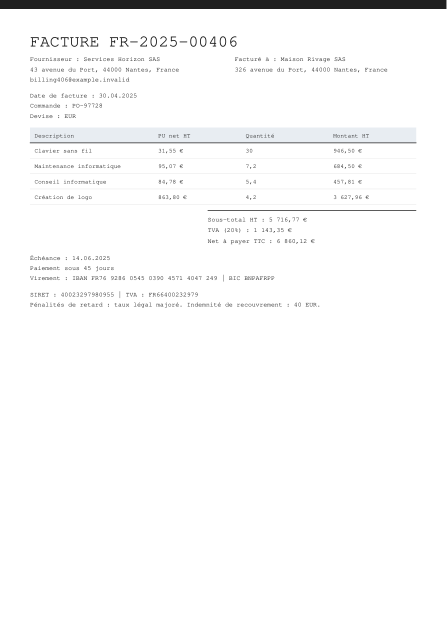
#> input picture app/examples/france.png, 893 x 1263 px (shown at 1/2 size)
$ python -i ocr_preprocessing.py   (imports and definitions only)
#> lines starting #> are read from the running program, lines starting #| are printed output that depends on the picture; after the words box and inside, x2 and y2 are one past the last pixel; in counts of white or black regions, pixels touching at a corner belong together
#> further down, picture is the input picture: PIL image 893x1263 RGB; mean R, G, B 249.2, 249.3, 249.4
"""Deterministic image transformations, with no invoice-specific values."""

import cv2
import numpy as np
from PIL import Image
from ocr_config import OCR_CONFIG

# [1 line not run here, left out]

def estimate_skew(image: Image.Image) -> float:
    gray = np.asarray(image.convert("L"))
    width = gray.shape[1]
#> width = 893
    if width > 1200:
        gray = cv2.resize(gray, (1200, round(gray.shape[0] * 1200 / width)))
    edges = cv2.Canny(gray, 50, 150)
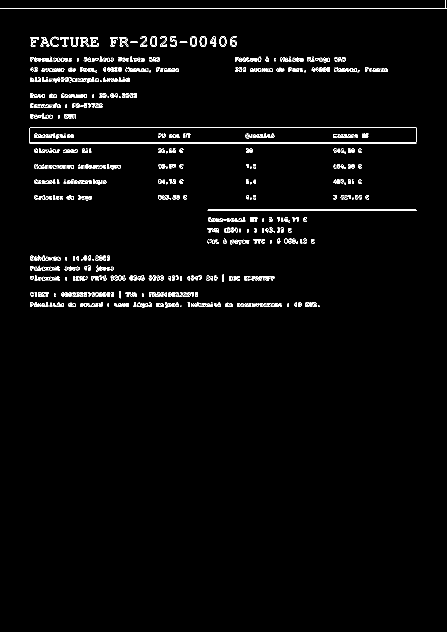
#> edges: shape (1263, 893) (shown at 1/2 size); 2% white in thin lines or dots, all inside (x1, y1, x2, y2) = (0, 0, 893, 616)
    lines = cv2.HoughLinesP(edges, 1, np.pi / 720, threshold=60,
                            minLineLength=max(50, gray.shape[1] // 7), maxLineGap=25)
#> lines = 114 rows, first 6: [61, 254, 830, 254], [0, 17, 892, 17], [59, 284, 832, 284], [59, 286, 832, 286], [415, 421, 832, 421], [416, 419, 831, 419]
    if lines is None:
        return 0.0
    angles = []
    for x1, y1, x2, y2 in lines[:, 0]:
        angle = float(np.degrees(np.arctan2(y2 - y1, x2 - x1)))
        if -5 <= angle <= 5:
            angles.append(angle)
#> this loop made 114 passes
#> (x1, y1, x2, y2, angle) on passes 1 to 12: (61, 254, 830, 254, 0), (0, 17, 892, 17, 0), (59, 284, 832, 284, 0), (59, 286, 832, 286, 0), (415, 421, 832, 421, 0), (416, 419, 831, 419, 0), (61, 613, 638, 613, 0), (64, 143, 357, 143, 0), (470, 116, 690, 116, 0), (61, 137, 356, 137, 0), (474, 140, 774, 138, -0.382), (470, 141, 774, 141, 0)
#> angle on passes 61 to 66: 0, 0, 0, 0.424, -2.2, -0.67
#> after the loop, angles = 114 values, max 2.25 at index 74, min -2.2 at index 64, mean -0.00242
    return float(np.median(angles)) if len(angles) >= 3 else 0.0


def deskew(image: Image.Image) -> tuple[Image.Image, float]:
    angle = estimate_skew(image)
#> angle = 0
    if abs(angle) < .15:
        return image.convert("L"), angle
    # Image coordinates grow downwards; PIL rotation uses the opposite convention.
    return image.convert("L").rotate(angle, Image.Resampling.BICUBIC, expand=True, fillcolor=255), angle


def prepare(image: Image.Image, method: str) -> tuple[Image.Image, dict]:
    rotated, angle = deskew(image)
    return transform(rotated, angle, method)


def transform(rotated: Image.Image, angle: float, method: str) -> tuple[Image.Image, dict]:
    scale = 3 if method == "scale3" else 2
    if rotated.width * rotated.height * scale * scale > OCR_CONFIG.max_pixels:
        raise ValueError("Prétraitement OCR supérieur à la limite de 25 mégapixels.")
    output = rotated.resize((rotated.width * scale, rotated.height * scale), Image.Resampling.BICUBIC)
    pixels = np.asarray(output)
    if method == "otsu":
        _, pixels = cv2.threshold(pixels, 0, 255, cv2.THRESH_BINARY + cv2.THRESH_OTSU)
    elif method == "adaptive":
        pixels = cv2.adaptiveThreshold(pixels, 255, cv2.ADAPTIVE_THRESH_GAUSSIAN_C,
                                      cv2.THRESH_BINARY, 41, 15)
    elif method == "denoise":
        pixels = cv2.medianBlur(pixels, 3)
    elif method == "clahe":
        pixels = cv2.createCLAHE(clipLimit=2.0, tileGridSize=(8, 8)).apply(pixels)
    elif method not in {"deskew", "scale3", "crop"}:
        raise ValueError(f"Unknown OCR preprocessing method: {method}")
    return Image.fromarray(pixels), {"angle_degrees": angle, "scale": scale, "method": method}

>>> from PIL import Image
>>> picture = Image.open('../app/examples/france.png')
>>> result = deskew(picture)

$ run again, on app/examples/modele-vierge.png
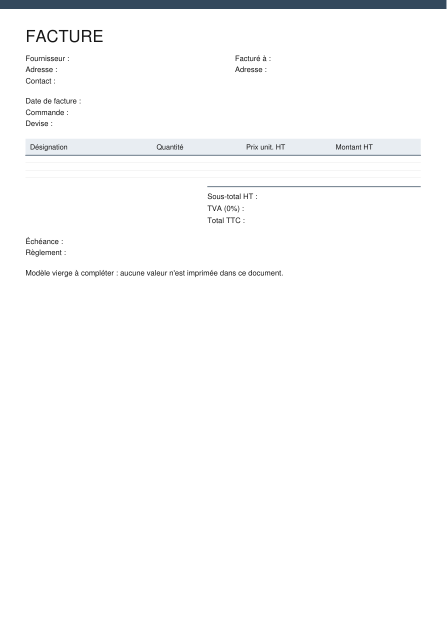
#> input picture app/examples/modele-vierge.png, 893 x 1263 px (shown at 1/2 size)
#> picture is the input picture: PIL image 893x1263 RGB; mean R, G, B 249.9, 250.3, 250.8
#> in estimate_skew, `edges = cv2.Canny(gray, 50, 150)`:
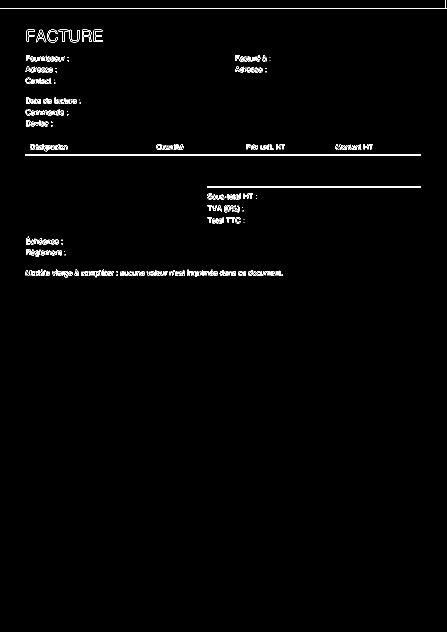
#> edges: shape (1263, 893) (shown at 1/2 size); 1% white in thin lines or dots, all inside (x1, y1, x2, y2) = (0, 0, 893, 555)
#> lines = 18 rows, first 6: [50, 309, 841, 309], [50, 311, 841, 311], [0, 17, 892, 17], [414, 374, 841, 374], [414, 372, 841, 372], [51, 549, 565, 549]
#> the loop in estimate_skew, `for x1, y1, x2, y2 in lines[:, 0]:` made 18 passes
#> (x1, y1, x2, y2, angle) on passes 1 to 8: (50, 309, 841, 309, 0), (50, 311, 841, 311, 0), (0, 17, 892, 17, 0), (414, 374, 841, 374, 0), (414, 372, 841, 372, 0), (51, 549, 565, 549, 0), (51, 543, 561, 543, 0), (65, 551, 565, 551, 0)
#> after the loop in estimate_skew, `for x1, y1, x2, y2 in lines[:, 0]:`: angles = [0, 0, 0, 0, 0, 0, 0, 0, -0.225, 0, 0, 0.225, 0, 0, 0, 0]
#> in deskew, `angle = estimate_skew(image)`: angle = 0

$ run again, on app/examples/uk.png
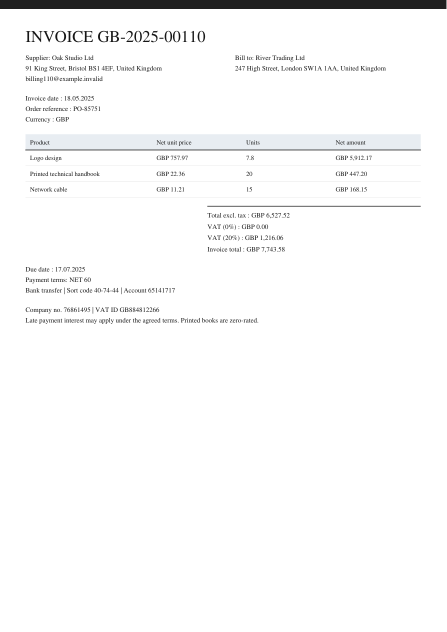
#> input picture app/examples/uk.png, 893 x 1263 px (shown at 1/2 size)
#> picture is the input picture: PIL image 893x1263 RGB; mean R, G, B 248.6, 248.7, 248.8
#> in estimate_skew, `edges = cv2.Canny(gray, 50, 150)`:
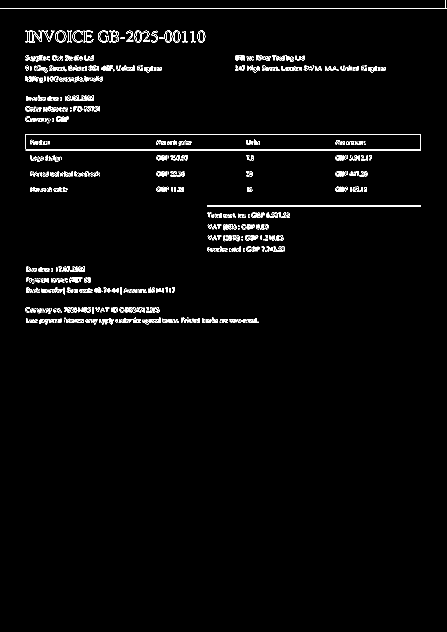
#> edges: shape (1263, 893) (shown at 1/2 size); 2% white in thin lines or dots, all inside (x1, y1, x2, y2) = (0, 0, 893, 649)
#> lines = 98 rows, first 6: [51, 300, 841, 300], [51, 268, 841, 268], [0, 17, 892, 17], [52, 298, 841, 298], [414, 411, 841, 411], [414, 413, 841, 413]
#> the loop in estimate_skew, `for x1, y1, x2, y2 in lines[:, 0]:` made 98 passes
#> (x1, y1, x2, y2, angle) on passes 1 to 8: (51, 300, 841, 300, 0), (51, 268, 841, 268, 0), (0, 17, 892, 17, 0), (52, 298, 841, 298, 0), (414, 411, 841, 411, 0), (414, 413, 841, 413, 0), (53, 645, 516, 645, 0), (52, 638, 513, 638, 0)
#> after the loop in estimate_skew, `for x1, y1, x2, y2 in lines[:, 0]:`: angles = 98 values, max 1.5 at index 92, min -2.67 at index 48, mean -0.0439
#> in deskew, `angle = estimate_skew(image)`: angle = 0
